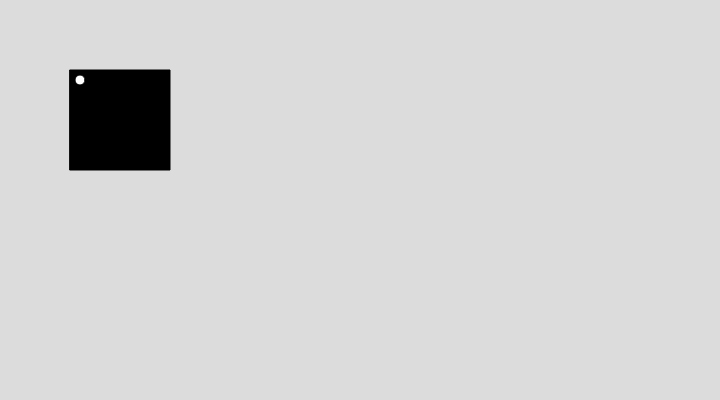
Frame 1 (no input)
Frame 60 (no input): identical to frame 1, image omitted
Frame 120 (the mouse pressed at the canvas centre since frame 60): identical to frame 1, image omitted

The p5.js sketch that drew this single still picture (run headless with seeded random() and noise() and a simulated clock; from frame 60 on, the mouse is pressed at the canvas centre):

// p5.js sketch
// ── sketch.js
//////////////////////////////////
// COURSERA GRAPHICS PROGRAMMING
//////////////////////////////////
function setup() {
  createCanvas(720, 400);
}
///////////////////////////////////
function draw() {
  background(220);
  fill(0);

  translate(60, 60);
  rect(10, 10, 100, 100);

  translate(20,20);
  fill(255);
  ellipse(0,0, 10, 10);
}
